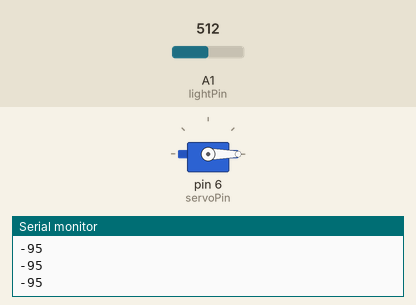
A sketch run on a simulated Arduino Uno, built with avr-gcc and run on an emulated ATmega328P. Shown: servo, the last lines printed to the serial monitor. The test bench sets the inputs (shaded band); at power-on: A1 (lightPin) = 512.

Above: at 1.2 s.
1.3 s: A1 (lightPin) set to 306
At 1.7 s:
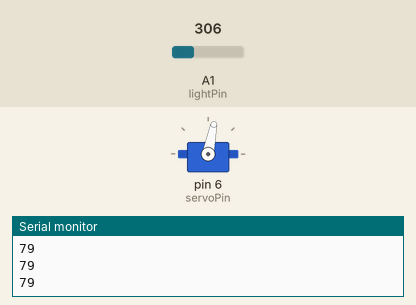
2.8 s: A1 (lightPin) set to 122
At 3.1 s:
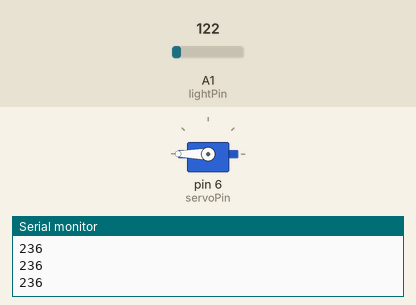
4.3 s: A1 (lightPin) set to 511
At 4.7 s:
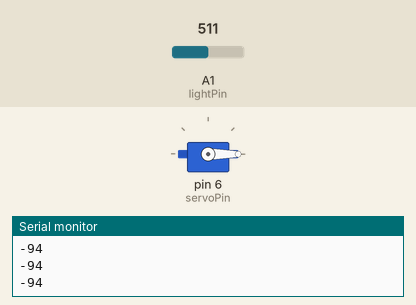
5.8 s: A1 (lightPin) set to 0
At 6.2 s:
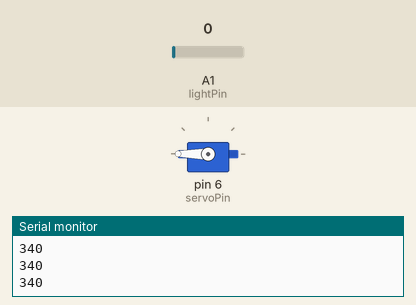
Timing chart, 0 to 8.3 s (numbered marks = the images above; inputs shaded):
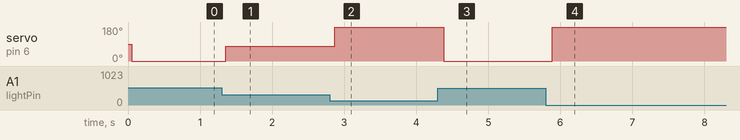

Measured:
- after the input at 1.3 s, servo on pin 6 (servoPin): 0° → 79° after 0.06 s
- after the input at 2.8 s, servo on pin 6 (servoPin): 79° → 180° after 0.07 s
- after the input at 4.3 s, servo on pin 6 (servoPin): 180° → 0° after 0.08 s
- after the input at 5.8 s, servo on pin 6 (servoPin): 0° → 180° after 0.09 s

The sketch:

lightMeterWithServo.ino
```cpp
#include <Servo.h>

int servoPin = 6;
int C = 0;
Servo myServo;
int dt=50;
int lightPin=A1;
int lightVal;
int servoPos=170;
void setup() {
  // put your setup code here, to run once:
  myServo.attach(servoPin);
  Serial.begin(9600);
}

void loop() {
  // put your main code here, to run repeatedly
lightVal=analogRead(lightPin);
//Serial.println(lightVal);
servoPos=(-170./200.)*(lightVal-400);
delay(dt);
Serial.println(servoPos);
myServo.write(servoPos);

}
```
